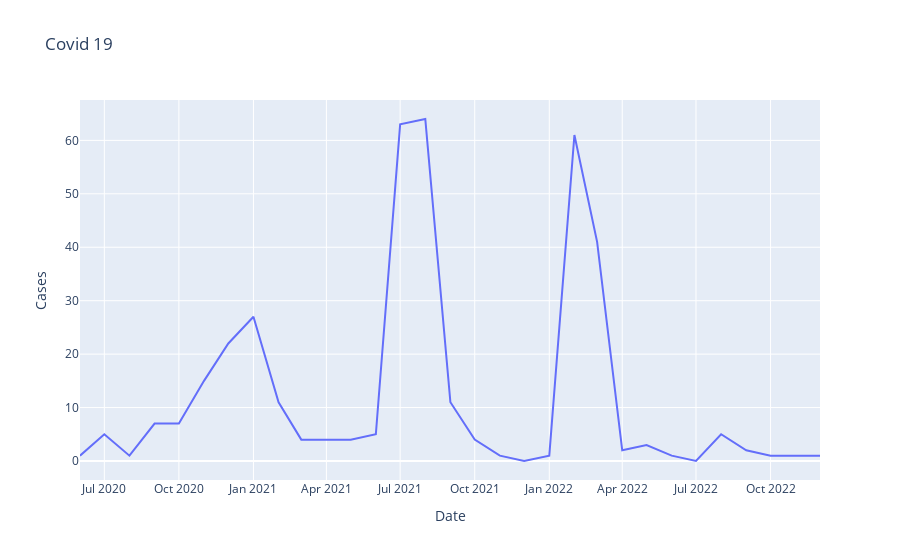

Notebook code for this chart:
### Code cell
trace = go.Scatter(
    x = date,
    y = cases,
    mode = 'lines',
    name = 'Data'
) ## membuat grafik dengan mode lines
layout = go.Layout(
    title = "Covid 19",
    xaxis = {'title' : "Date"},
    yaxis = {'title' : "Cases"}
) ## membuat layout dengan title dan xaxis dan yaxis
fig = go.Figure(data=[trace], layout=layout) ## membuat figure dengan data dan layout
fig.show() ## menampilkan figure

### Figure 1 — Plotly figure (JSON) as saved in the notebook; plotly's stock layout.template omitted (floating-point values rounded to 4 significant figures)
{"data": [{"mode": "lines", "name": "Data", "type": "scatter", "x": ["2020-06-01", "2020-07-01", "2020-08-01", "2020-09-01", "2020-10-01", "2020-11-01", "2020-12-01", "2021-01-01", "2021-02-01", "2021-03-01", "2021-04-01", "2021-05-01", "2021-06-01", "2021-07-01", "2021-08-01", "2021-09-01", "2021-10-01", "2021-11-01", "2021-12-01", "2022-01-01", "2022-02-01", "2022-03-01", "2022-04-01", "2022-05-01", "2022-06-01", "2022-07-01", "2022-08-01", "2022-09-01", "2022-10-01", "2022-11-01", "2022-12-01"], "y": [1, 5, 1, 7, 7, 15, 22, 27, 11, 4, 4, 4, 5, 63, 64, 11, 4, 1, 0, 1, 61, 41, 2, 3, 1, 0, 5, 2, 1, 1, 1]}], "layout": {"title": {"text": "Covid 19"}, "xaxis": {"title": {"text": "Date"}}, "yaxis": {"title": {"text": "Cases"}}}}
